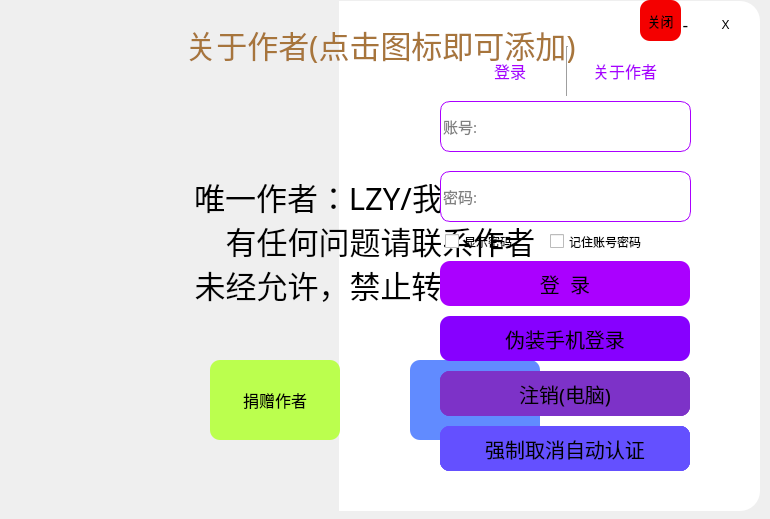
<?xml version="1.0" encoding="UTF-8"?>
<ui version="4.0">
 <class>Form</class>
 <widget class="QWidget" name="Form">
  <property name="geometry">
   <rect>
    <x>0</x>
    <y>0</y>
    <width>770</width>
    <height>519</height>
   </rect>
  </property>
  <property name="windowTitle">
   <string>川信网络认证</string>
  </property>
  <widget class="QLabel" name="img_scitc_east">
   <property name="geometry">
    <rect>
     <x>0</x>
     <y>1</y>
     <width>371</width>
     <height>510</height>
    </rect>
   </property>
   <property name="styleSheet">
    <string notr="true">border-image: url(:/img/img/scitc.png);
border-top-left-radius: 20px;
border-bottom-left-radius: 20px;
</string>
   </property>
   <property name="text">
    <string/>
   </property>
  </widget>
  <widget class="QLabel" name="img_write_background">
   <property name="geometry">
    <rect>
     <x>339</x>
     <y>1</y>
     <width>421</width>
     <height>510</height>
    </rect>
   </property>
   <property name="styleSheet">
    <string notr="true">border-top-right-radius: 20px;
border-bottom-right-radius: 20px;
background-color: rgb(255, 255, 255);</string>
   </property>
   <property name="text">
    <string/>
   </property>
  </widget>
  <widget class="QWidget" name="cabout_ui" native="true">
   <property name="geometry">
    <rect>
     <x>380</x>
     <y>101</y>
     <width>351</width>
     <height>381</height>
    </rect>
   </property>
   <widget class="QLineEdit" name="lineEdit_acc">
    <property name="geometry">
     <rect>
      <x>60</x>
      <y>0</y>
      <width>251</width>
      <height>51</height>
     </rect>
    </property>
    <property name="font">
     <font>
      <family>黑体</family>
      <pointsize>11</pointsize>
     </font>
    </property>
    <property name="styleSheet">
     <string notr="true">border:1px solid rgb(170, 0, 255);
border-radius:10px;</string>
    </property>
    <property name="maxLength">
     <number>25</number>
    </property>
    <property name="placeholderText">
     <string>账号:</string>
    </property>
   </widget>
   <widget class="QLineEdit" name="lineEdit_pwd">
    <property name="geometry">
     <rect>
      <x>60</x>
      <y>70</y>
      <width>251</width>
      <height>51</height>
     </rect>
    </property>
    <property name="font">
     <font>
      <family>黑体</family>
      <pointsize>11</pointsize>
     </font>
    </property>
    <property name="styleSheet">
     <string notr="true">border:1px solid rgb(170, 0, 255);
border-radius:10px;</string>
    </property>
    <property name="inputMethodHints">
     <set>Qt::ImhHiddenText|Qt::ImhNoAutoUppercase|Qt::ImhNoPredictiveText|Qt::ImhSensitiveData</set>
    </property>
    <property name="maxLength">
     <number>30</number>
    </property>
    <property name="echoMode">
     <enum>QLineEdit::Password</enum>
    </property>
    <property name="placeholderText">
     <string>密码:</string>
    </property>
    <property name="cursorMoveStyle">
     <enum>Qt::LogicalMoveStyle</enum>
    </property>
   </widget>
   <widget class="QPushButton" name="pushButton_login_pc">
    <property name="geometry">
     <rect>
      <x>60</x>
      <y>160</y>
      <width>250</width>
      <height>45</height>
     </rect>
    </property>
    <property name="font">
     <font>
      <family>黑体</family>
      <pointsize>15</pointsize>
     </font>
    </property>
    <property name="styleSheet">
     <string notr="true">QPushButton{
background-color: rgb(170, 0, 255);
border-radius:10px; 
color:rgb(0, 0, 0);}
QPushButton:hover{background-color:qlineargradient(spread:pad, x1:0, y1:0, x2:1, y2:1, stop:0 rgba(191, 136, 252, 255), stop:1 rgba(255, 255, 255, 255));
}
QPushButton:pressed{padding-top:7px;
padding-left:7px;}</string>
    </property>
    <property name="text">
     <string>登  录</string>
    </property>
   </widget>
   <widget class="QPushButton" name="pushButton_schedule_link_pc">
    <property name="geometry">
     <rect>
      <x>60</x>
      <y>325</y>
      <width>250</width>
      <height>45</height>
     </rect>
    </property>
    <property name="font">
     <font>
      <family>黑体</family>
      <pointsize>15</pointsize>
      <weight>50</weight>
      <bold>false</bold>
     </font>
    </property>
    <property name="styleSheet">
     <string notr="true">QPushButton{
background-color: rgb(100, 80, 255);
border-radius:10px; 
color:rgb(0, 0, 0);}
QPushButton:hover{background-color:qlineargradient(spread:pad, x1:0, y1:0, x2:1, y2:1, stop:0 rgba(166, 136, 252, 255), stop:1 rgba(255, 255, 255, 255));
}
QPushButton:pressed{padding-top:7px;
padding-left:7px;}</string>
    </property>
    <property name="text">
     <string>自动认证(电脑)</string>
    </property>
   </widget>
   <widget class="QPushButton" name="pushButton_schedule_link_cancel">
    <property name="geometry">
     <rect>
      <x>60</x>
      <y>325</y>
      <width>250</width>
      <height>45</height>
     </rect>
    </property>
    <property name="font">
     <font>
      <family>黑体</family>
      <pointsize>8</pointsize>
      <weight>75</weight>
      <bold>true</bold>
     </font>
    </property>
    <property name="styleSheet">
     <string notr="true">QPushButton{
background-color: rgb(150, 110, 255);

border-radius:10px; 
color:rgb(0, 0, 0);}
QPushButton:hover{background-color:qlineargradient(spread:pad, x1:0, y1:0, x2:1, y2:1, stop:0 rgba(166, 136, 252, 255), stop:1 rgba(255, 255, 255, 255));
}
QPushButton:pressed{padding-top:7px;
padding-left:7px;}</string>
    </property>
    <property name="text">
     <string>取消自动认证</string>
    </property>
   </widget>
   <widget class="QCheckBox" name="checkBox_rem">
    <property name="geometry">
     <rect>
      <x>170</x>
      <y>130</y>
      <width>151</width>
      <height>21</height>
     </rect>
    </property>
    <property name="font">
     <font>
      <family>黑体</family>
     </font>
    </property>
    <property name="text">
     <string>记住账号密码</string>
    </property>
   </widget>
   <widget class="QPushButton" name="pushButton_login_phone">
    <property name="geometry">
     <rect>
      <x>60</x>
      <y>215</y>
      <width>250</width>
      <height>45</height>
     </rect>
    </property>
    <property name="font">
     <font>
      <family>黑体</family>
      <pointsize>15</pointsize>
      <weight>50</weight>
      <bold>false</bold>
     </font>
    </property>
    <property name="styleSheet">
     <string notr="true">QPushButton{

background-color: rgb(135, 0, 255);
border-radius:10px; 
color:rgb(0, 0, 0);}
QPushButton:hover{background-color:qlineargradient(spread:pad, x1:0, y1:0, x2:1, y2:1, stop:0 rgba(191, 136, 252, 255), stop:1 rgba(255, 255, 255, 255));
}
QPushButton:pressed{padding-top:7px;
padding-left:7px;}</string>
    </property>
    <property name="text">
     <string>伪装手机登录</string>
    </property>
   </widget>
   <widget class="QCheckBox" name="checkBox_show_pwd">
    <property name="geometry">
     <rect>
      <x>65</x>
      <y>130</y>
      <width>101</width>
      <height>21</height>
     </rect>
    </property>
    <property name="font">
     <font>
      <family>黑体</family>
     </font>
    </property>
    <property name="text">
     <string>显示密码</string>
    </property>
   </widget>
   <widget class="QPushButton" name="pushButton_schedule_link_phone">
    <property name="geometry">
     <rect>
      <x>60</x>
      <y>325</y>
      <width>250</width>
      <height>45</height>
     </rect>
    </property>
    <property name="font">
     <font>
      <family>黑体</family>
      <pointsize>15</pointsize>
      <weight>50</weight>
      <bold>false</bold>
     </font>
    </property>
    <property name="styleSheet">
     <string notr="true">QPushButton{
background-color: rgb(100, 80, 255);
border-radius:10px; 
color:rgb(0, 0, 0);}
QPushButton:hover{background-color:qlineargradient(spread:pad, x1:0, y1:0, x2:1, y2:1, stop:0 rgba(166, 136, 252, 255), stop:1 rgba(255, 255, 255, 255));
}
QPushButton:pressed{padding-top:7px;
padding-left:7px;}</string>
    </property>
    <property name="text">
     <string>自动认证(手机)</string>
    </property>
   </widget>
   <widget class="QPushButton" name="pushButton_schedule_link_exh">
    <property name="geometry">
     <rect>
      <x>60</x>
      <y>325</y>
      <width>250</width>
      <height>45</height>
     </rect>
    </property>
    <property name="font">
     <font>
      <family>黑体</family>
      <pointsize>15</pointsize>
      <weight>50</weight>
      <bold>false</bold>
     </font>
    </property>
    <property name="styleSheet">
     <string notr="true">QPushButton{
background-color: rgb(100, 80, 255);
border-radius:10px; 
color:rgb(0, 0, 0);}
QPushButton:hover{background-color:qlineargradient(spread:pad, x1:0, y1:0, x2:1, y2:1, stop:0 rgba(166, 136, 252, 255), stop:1 rgba(255, 255, 255, 255));
}
QPushButton:pressed{padding-top:7px;
padding-left:7px;}</string>
    </property>
    <property name="text">
     <string>自动认证</string>
    </property>
   </widget>
   <widget class="QPushButton" name="pushButton_logout_exh">
    <property name="geometry">
     <rect>
      <x>60</x>
      <y>270</y>
      <width>250</width>
      <height>45</height>
     </rect>
    </property>
    <property name="font">
     <font>
      <family>黑体</family>
      <pointsize>15</pointsize>
      <weight>50</weight>
      <bold>false</bold>
     </font>
    </property>
    <property name="styleSheet">
     <string notr="true">QPushButton{

background-color: rgb(125, 50, 200);
border-radius:10px; 
color:rgb(0, 0, 0);}
QPushButton:hover{background-color:qlineargradient(spread:pad, x1:0, y1:0, x2:1, y2:1, stop:0 rgba(191, 136, 252, 255), stop:1 rgba(255, 255, 255, 255));
}
QPushButton:pressed{padding-top:7px;
padding-left:7px;}</string>
    </property>
    <property name="text">
     <string>注  销</string>
    </property>
   </widget>
   <widget class="QPushButton" name="pushButton_logout_phone">
    <property name="geometry">
     <rect>
      <x>60</x>
      <y>270</y>
      <width>250</width>
      <height>45</height>
     </rect>
    </property>
    <property name="font">
     <font>
      <family>黑体</family>
      <pointsize>15</pointsize>
      <weight>50</weight>
      <bold>false</bold>
     </font>
    </property>
    <property name="styleSheet">
     <string notr="true">QPushButton{

background-color: rgb(125, 50, 200);
border-radius:10px; 
color:rgb(0, 0, 0);}
QPushButton:hover{background-color:qlineargradient(spread:pad, x1:0, y1:0, x2:1, y2:1, stop:0 rgba(191, 136, 252, 255), stop:1 rgba(255, 255, 255, 255));
}
QPushButton:pressed{padding-top:7px;
padding-left:7px;}</string>
    </property>
    <property name="text">
     <string>注销(手机)</string>
    </property>
   </widget>
   <widget class="QPushButton" name="pushButton_logout_pc">
    <property name="geometry">
     <rect>
      <x>60</x>
      <y>270</y>
      <width>250</width>
      <height>45</height>
     </rect>
    </property>
    <property name="font">
     <font>
      <family>黑体</family>
      <pointsize>15</pointsize>
      <weight>50</weight>
      <bold>false</bold>
     </font>
    </property>
    <property name="styleSheet">
     <string notr="true">QPushButton{

background-color: rgb(125, 50, 200);
border-radius:10px; 
color:rgb(0, 0, 0);}
QPushButton:hover{background-color:qlineargradient(spread:pad, x1:0, y1:0, x2:1, y2:1, stop:0 rgba(191, 136, 252, 255), stop:1 rgba(255, 255, 255, 255));
}
QPushButton:pressed{padding-top:7px;
padding-left:7px;}</string>
    </property>
    <property name="text">
     <string>注销(电脑)</string>
    </property>
   </widget>
   <widget class="QPushButton" name="pushButton_schedule_link_force_cancel">
    <property name="geometry">
     <rect>
      <x>60</x>
      <y>325</y>
      <width>250</width>
      <height>45</height>
     </rect>
    </property>
    <property name="font">
     <font>
      <family>黑体</family>
      <pointsize>15</pointsize>
      <weight>50</weight>
      <bold>false</bold>
     </font>
    </property>
    <property name="styleSheet">
     <string notr="true">QPushButton{
background-color: rgb(100, 80, 255);
border-radius:10px; 
color:rgb(0, 0, 0);}
QPushButton:hover{background-color:qlineargradient(spread:pad, x1:0, y1:0, x2:1, y2:1, stop:0 rgba(166, 136, 252, 255), stop:1 rgba(255, 255, 255, 255));
}
QPushButton:pressed{padding-top:7px;
padding-left:7px;}</string>
    </property>
    <property name="text">
     <string>强制取消自动认证</string>
    </property>
   </widget>
   <zorder>lineEdit_pwd</zorder>
   <zorder>lineEdit_acc</zorder>
   <zorder>pushButton_login_pc</zorder>
   <zorder>pushButton_schedule_link_pc</zorder>
   <zorder>pushButton_schedule_link_cancel</zorder>
   <zorder>checkBox_rem</zorder>
   <zorder>pushButton_login_phone</zorder>
   <zorder>checkBox_show_pwd</zorder>
   <zorder>pushButton_schedule_link_phone</zorder>
   <zorder>pushButton_schedule_link_exh</zorder>
   <zorder>pushButton_logout_exh</zorder>
   <zorder>pushButton_logout_phone</zorder>
   <zorder>pushButton_logout_pc</zorder>
   <zorder>pushButton_schedule_link_force_cancel</zorder>
  </widget>
  <widget class="QPushButton" name="pushButton_quit">
   <property name="geometry">
    <rect>
     <x>710</x>
     <y>11</y>
     <width>31</width>
     <height>28</height>
    </rect>
   </property>
   <property name="font">
    <font>
     <family>Arial</family>
    </font>
   </property>
   <property name="styleSheet">
    <string notr="true">QPushButton{
background-color: rgbA(0, 0, 0, 255);
border-radius:10px; 
color:rgb(0, 0, 0);}
QPushButton:hover{background-color:qlineargradient(spread:pad, x1:0, y1:0, x2:1, y2:1, stop:0 rgba(255, 0, 0, 255), stop:1 rgba(255, 255, 255, 255));
}
QPushButton:pressed{padding-top:7px;
padding-left:7px;}</string>
   </property>
   <property name="text">
    <string>X</string>
   </property>
  </widget>
  <widget class="QPushButton" name="pushButton_mini">
   <property name="geometry">
    <rect>
     <x>670</x>
     <y>11</y>
     <width>31</width>
     <height>28</height>
    </rect>
   </property>
   <property name="font">
    <font>
     <family>Arial</family>
     <pointsize>13</pointsize>
    </font>
   </property>
   <property name="styleSheet">
    <string notr="true">QPushButton{
background-color: rgbA(0, 0, 0, 255);
border-radius:10px; 
color:rgb(0, 0, 0);}
QPushButton:hover{background-color:qlineargradient(spread:pad, x1:0, y1:0, x2:1, y2:1, stop:0 rgba(255, 222, 0, 255), stop:1 rgba(255, 255, 255, 255));
}
QPushButton:pressed{padding-top:7px;
padding-left:7px;}</string>
   </property>
   <property name="text">
    <string>-</string>
   </property>
  </widget>
  <widget class="QWidget" name="clogin_ui" native="true">
   <property name="geometry">
    <rect>
     <x>460</x>
     <y>46</y>
     <width>215</width>
     <height>50</height>
    </rect>
   </property>
   <layout class="QHBoxLayout" name="horizontalLayout_2">
    <item>
     <widget class="QPushButton" name="pushButton_clogin">
      <property name="font">
       <font>
        <family>黑体</family>
        <pointsize>12</pointsize>
       </font>
      </property>
      <property name="styleSheet">
       <string notr="true">#pushButton_clogin{
border:none;
color:rgb(170, 0, 255);
}
#pushButton:focus {
	color:gray;
}
</string>
      </property>
      <property name="text">
       <string>登录</string>
      </property>
     </widget>
    </item>
    <item>
     <widget class="Line" name="line">
      <property name="font">
       <font>
        <weight>75</weight>
        <bold>true</bold>
       </font>
      </property>
      <property name="orientation">
       <enum>Qt::Vertical</enum>
      </property>
     </widget>
    </item>
    <item>
     <widget class="QPushButton" name="pushButton_cabout">
      <property name="font">
       <font>
        <family>黑体</family>
        <pointsize>12</pointsize>
       </font>
      </property>
      <property name="styleSheet">
       <string notr="true">#pushButton_cabout{
border:none;
color:rgb(170, 0, 255);
}
#pushButton:focus {
	color:gray;
}
</string>
      </property>
      <property name="text">
       <string>关于作者</string>
      </property>
     </widget>
    </item>
   </layout>
  </widget>
  <widget class="QWidget" name="money_ui" native="true">
   <property name="geometry">
    <rect>
     <x>-20</x>
     <y>-10</y>
     <width>791</width>
     <height>522</height>
    </rect>
   </property>
   <widget class="QLabel" name="img_scitc_playground">
    <property name="geometry">
     <rect>
      <x>20</x>
      <y>10</y>
      <width>761</width>
      <height>511</height>
     </rect>
    </property>
    <property name="styleSheet">
     <string notr="true">border-top-left-radius: 20px;
border-bottom-left-radius: 20px;
border-top-right-radius: 20px;
border-bottom-right-radius: 20px;
border-image: url(:/img/img/zz.png);</string>
    </property>
    <property name="text">
     <string/>
    </property>
   </widget>
   <widget class="QPushButton" name="pushButton_back">
    <property name="geometry">
     <rect>
      <x>430</x>
      <y>370</y>
      <width>130</width>
      <height>80</height>
     </rect>
    </property>
    <property name="font">
     <font>
      <family>黑体</family>
      <pointsize>12</pointsize>
      <weight>50</weight>
      <bold>false</bold>
     </font>
    </property>
    <property name="styleSheet">
     <string notr="true">QPushButton{

background-color: rgb(97, 139, 255);

border-radius:10px; 
color:rgb(0, 0, 0);}
QPushButton:hover{background-color:qlineargradient(spread:pad, x1:0, y1:0, x2:1, y2:1, stop:0 rgba(162, 192, 255, 255), stop:1 rgba(255, 255, 255, 255));
}</string>
    </property>
    <property name="text">
     <string>返回主页</string>
    </property>
   </widget>
   <widget class="QPushButton" name="pushButton_money">
    <property name="enabled">
     <bool>true</bool>
    </property>
    <property name="geometry">
     <rect>
      <x>230</x>
      <y>370</y>
      <width>130</width>
      <height>80</height>
     </rect>
    </property>
    <property name="font">
     <font>
      <family>黑体</family>
      <pointsize>12</pointsize>
      <weight>50</weight>
      <bold>false</bold>
     </font>
    </property>
    <property name="styleSheet">
     <string notr="true">QPushButton{

	background-color: rgb(187, 255, 78);
border-radius:10px; 
color: rgb(0, 0, 0);}
QPushButton:hover{background-color:qlineargradient(spread:pad, x1:0, y1:0, x2:1, y2:1, stop:0 rgba(255, 177, 207, 255), stop:1 rgba(255, 255, 255, 255));
}</string>
    </property>
    <property name="text">
     <string>捐赠作者</string>
    </property>
    <property name="iconSize">
     <size>
      <width>20</width>
      <height>20</height>
     </size>
    </property>
   </widget>
   <widget class="QLabel" name="img_pay">
    <property name="geometry">
     <rect>
      <x>100</x>
      <y>10</y>
      <width>601</width>
      <height>341</height>
     </rect>
    </property>
    <property name="styleSheet">
     <string notr="true">border-image: url(:/img/img/wxzfb.png);
border-top-left-radius: 20px;
border-bottom-left-radius: 20px;
border-top-right-radius: 20px;
border-bottom-right-radius: 20px;</string>
    </property>
    <property name="text">
     <string/>
    </property>
   </widget>
   <widget class="QPushButton" name="pushButton_quit_pay">
    <property name="geometry">
     <rect>
      <x>660</x>
      <y>10</y>
      <width>41</width>
      <height>41</height>
     </rect>
    </property>
    <property name="font">
     <font>
      <family>黑体</family>
      <pointsize>10</pointsize>
      <weight>50</weight>
      <bold>false</bold>
     </font>
    </property>
    <property name="styleSheet">
     <string notr="true">QPushButton{

	background-color: rgb(244, 0, 0);
border-radius:10px; 
color: rgb(0, 0, 0);}
QPushButton:hover{background-color:qlineargradient(spread:pad, x1:0, y1:0, x2:1, y2:1, stop:0 rgba(255, 177, 207, 255), stop:1 rgba(255, 255, 255, 255));
}</string>
    </property>
    <property name="text">
     <string>关闭</string>
    </property>
   </widget>
   <widget class="QPushButton" name="pushButton_qq">
    <property name="geometry">
     <rect>
      <x>300</x>
      <y>110</y>
      <width>30</width>
      <height>30</height>
     </rect>
    </property>
    <property name="font">
     <font>
      <family>黑体</family>
      <pointsize>30</pointsize>
      <weight>75</weight>
      <bold>true</bold>
     </font>
    </property>
    <property name="styleSheet">
     <string notr="true">#pushButton_qq{
	image: url(:/img/img/favicon_q.ico);
border:none;
color:rgb(252, 157, 154);
}
#pushButton:focus {
	color:gray;
}

</string>
    </property>
    <property name="text">
     <string/>
    </property>
   </widget>
   <widget class="QPushButton" name="pushButton_bilibili">
    <property name="geometry">
     <rect>
      <x>350</x>
      <y>110</y>
      <width>30</width>
      <height>30</height>
     </rect>
    </property>
    <property name="font">
     <font>
      <family>黑体</family>
      <pointsize>30</pointsize>
     </font>
    </property>
    <property name="styleSheet">
     <string notr="true">	#pushButton_bilibili{
	image: url(:/img/img/favicon_b.ico);
border:none;
color:rgb(200, 200, 169);
}
#pushButton:focus {
	color:gray;
}

</string>
    </property>
    <property name="text">
     <string/>
    </property>
   </widget>
   <widget class="QPushButton" name="pushButton_tips">
    <property name="geometry">
     <rect>
      <x>100</x>
      <y>30</y>
      <width>601</width>
      <height>50</height>
     </rect>
    </property>
    <property name="font">
     <font>
      <family>黑体</family>
      <pointsize>23</pointsize>
      <weight>50</weight>
      <bold>false</bold>
     </font>
    </property>
    <property name="autoFillBackground">
     <bool>false</bool>
    </property>
    <property name="styleSheet">
     <string notr="true">#pushButton_tips{
border:none;
	
	color: rgb(167, 117, 60);
}
#pushButton:focus {
	color:gray;
}
</string>
    </property>
    <property name="text">
     <string>关于作者(点击图标即可添加)</string>
    </property>
   </widget>
   <widget class="QPushButton" name="pushButton_douyin">
    <property name="geometry">
     <rect>
      <x>400</x>
      <y>110</y>
      <width>30</width>
      <height>30</height>
     </rect>
    </property>
    <property name="font">
     <font>
      <family>黑体</family>
      <pointsize>30</pointsize>
      <weight>75</weight>
      <bold>true</bold>
     </font>
    </property>
    <property name="styleSheet">
     <string notr="true">#pushButton_douyin{
	image: url(:/img/img/favicon_d.ico);
border:none;
color:rgb(249, 205, 173);
}
#pushButton:focus {
	color:gray;
}

</string>
    </property>
    <property name="text">
     <string/>
    </property>
   </widget>
   <widget class="QPushButton" name="pushButton_kuaishou">
    <property name="geometry">
     <rect>
      <x>450</x>
      <y>110</y>
      <width>30</width>
      <height>30</height>
     </rect>
    </property>
    <property name="font">
     <font>
      <family>黑体</family>
      <pointsize>30</pointsize>
     </font>
    </property>
    <property name="styleSheet">
     <string notr="true">#pushButton_kuaishou{
	image: url(:/img/img/favicon_k.ico);
border:none;
color:rgb(131, 175, 155);
}
#pushButton:focus {
	color:gray;
}

</string>
    </property>
    <property name="text">
     <string/>
    </property>
   </widget>
   <widget class="QPushButton" name="pushButton_author">
    <property name="geometry">
     <rect>
      <x>100</x>
      <y>145</y>
      <width>601</width>
      <height>211</height>
     </rect>
    </property>
    <property name="font">
     <font>
      <family>黑体</family>
      <pointsize>23</pointsize>
      <weight>50</weight>
      <bold>false</bold>
     </font>
    </property>
    <property name="autoFillBackground">
     <bool>false</bool>
    </property>
    <property name="styleSheet">
     <string notr="true">#pushButton_author{
border:none;
color:
             qlineargradient(x1: 0, y1: 0, x2: 0, y2: 1,
                                stop: 0 #c5ff49, stop: 0.4 #a1ff75,
                                stop: 0.5 #b0dd5d, stop: 1.0 #fddc21)
}
#pushButton:focus {
	color:gray;
}
</string>
    </property>
    <property name="text">
     <string>唯一作者：LZY/我不是盘神
有任何问题请联系作者
未经允许，禁止转载、盗卖</string>
    </property>
   </widget>
  </widget>
  <zorder>img_write_background</zorder>
  <zorder>img_scitc_east</zorder>
  <zorder>money_ui</zorder>
  <zorder>cabout_ui</zorder>
  <zorder>clogin_ui</zorder>
  <zorder>pushButton_quit</zorder>
  <zorder>pushButton_mini</zorder>
 </widget>
 <resources>
  <include location="res.qrc"/>
 </resources>
 <connections/>
</ui>
